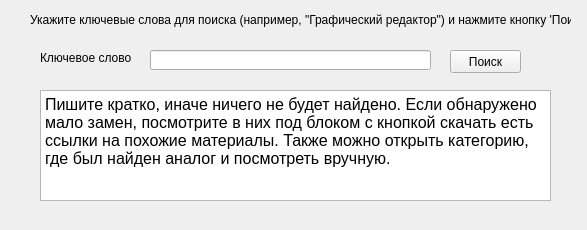
<?xml version="1.0" encoding="UTF-8"?>
<ui version="4.0">
 <class>PoiskZamen</class>
 <widget class="QWidget" name="PoiskZamen">
  <property name="windowModality">
   <enum>Qt::ApplicationModal</enum>
  </property>
  <property name="geometry">
   <rect>
    <x>0</x>
    <y>0</y>
    <width>587</width>
    <height>230</height>
   </rect>
  </property>
  <property name="windowTitle">
   <string>Поиск замены на сайте КонтинентСвободы.рф</string>
  </property>
  <property name="windowIcon">
   <iconset>
    <normaloff>data/LicenseChecker.ico</normaloff>data/LicenseChecker.ico</iconset>
  </property>
  <widget class="QLabel" name="label">
   <property name="geometry">
    <rect>
     <x>30</x>
     <y>10</y>
     <width>541</width>
     <height>20</height>
    </rect>
   </property>
   <property name="text">
    <string>Укажите ключевые слова для поиска (например, &quot;Графический редактор&quot;) и нажмите кнопку 'Поиск'</string>
   </property>
  </widget>
  <widget class="QLineEdit" name="leKluch">
   <property name="geometry">
    <rect>
     <x>150</x>
     <y>50</y>
     <width>281</width>
     <height>20</height>
    </rect>
   </property>
  </widget>
  <widget class="QLabel" name="label_2">
   <property name="geometry">
    <rect>
     <x>40</x>
     <y>50</y>
     <width>91</width>
     <height>16</height>
    </rect>
   </property>
   <property name="text">
    <string>Ключевое слово:</string>
   </property>
  </widget>
  <widget class="QPushButton" name="pbPosik">
   <property name="geometry">
    <rect>
     <x>450</x>
     <y>50</y>
     <width>71</width>
     <height>23</height>
    </rect>
   </property>
   <property name="text">
    <string>Поиск</string>
   </property>
  </widget>
  <widget class="QTextBrowser" name="textBrowser">
   <property name="geometry">
    <rect>
     <x>40</x>
     <y>90</y>
     <width>511</width>
     <height>111</height>
    </rect>
   </property>
   <property name="html">
    <string>&lt;!DOCTYPE HTML PUBLIC &quot;-//W3C//DTD HTML 4.0//EN&quot; &quot;http://www.w3.org/TR/REC-html40/strict.dtd&quot;&gt;
&lt;html&gt;&lt;head&gt;&lt;meta name=&quot;qrichtext&quot; content=&quot;1&quot; /&gt;&lt;style type=&quot;text/css&quot;&gt;
p, li { white-space: pre-wrap; }
&lt;/style&gt;&lt;/head&gt;&lt;body style=&quot; font-family:'MS Shell Dlg 2'; font-size:8.25pt; font-weight:400; font-style:normal;&quot;&gt;
&lt;p style=&quot; margin-top:0px; margin-bottom:0px; margin-left:0px; margin-right:0px; -qt-block-indent:0; text-indent:0px;&quot;&gt;&lt;span style=&quot; font-family:'MS Shell Dlg 2'; font-size:12pt;&quot;&gt;Пишите кратко, иначе ничего не будет найдено. Если обнаружено мало замен, посмотрите в них под блоком с кнопкой скачать есть ссылки на похожие материалы. Также можно открыть категорию, где был найден аналог и посмотреть вручную.&lt;/span&gt;&lt;/p&gt;&lt;/body&gt;&lt;/html&gt;</string>
   </property>
  </widget>
 </widget>
 <resources/>
 <connections/>
</ui>
